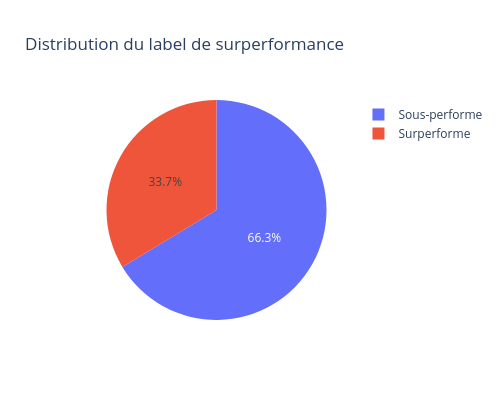

The cell this chart's notebook holds for it:
### Code cell
# On visualise le déséquilibre entre les deux classes
label_counts = dataset["label"].value_counts().reset_index()
label_counts.columns = ["label", "count"]
label_counts["label"] = label_counts["label"].map(
    {0: "Sous-performe", 1: "Surperforme"}
)

fig = px.pie(
    label_counts,
    values="count",
    names="label",
    title="Distribution du label de surperformance",
    color_discrete_map={
        "Surperforme"   : "#1D9E75",
        "Sous-performe" : "#D85A30"
    },
    template="plotly_white",
    width=500, height=400
)

fig.show()

print(f"Taux de surperformance : {dataset['label'].mean():.1%}")

### Figure 1 — Plotly figure (JSON) as saved in the notebook; plotly's stock layout.template omitted (floating-point values rounded to 4 significant figures)
{"data": [{"domain": {"x": [0, 1], "y": [0, 1]}, "hovertemplate": "label=%{label}<br>count=%{value}<extra></extra>", "labels": ["Sous-performe", "Surperforme"], "legendgroup": "", "name": "", "showlegend": true, "type": "pie", "values": [16277, 8256]}], "layout": {"height": 400, "legend": {"tracegroupgap": 0}, "title": {"text": "Distribution du label de surperformance"}, "width": 500}}
